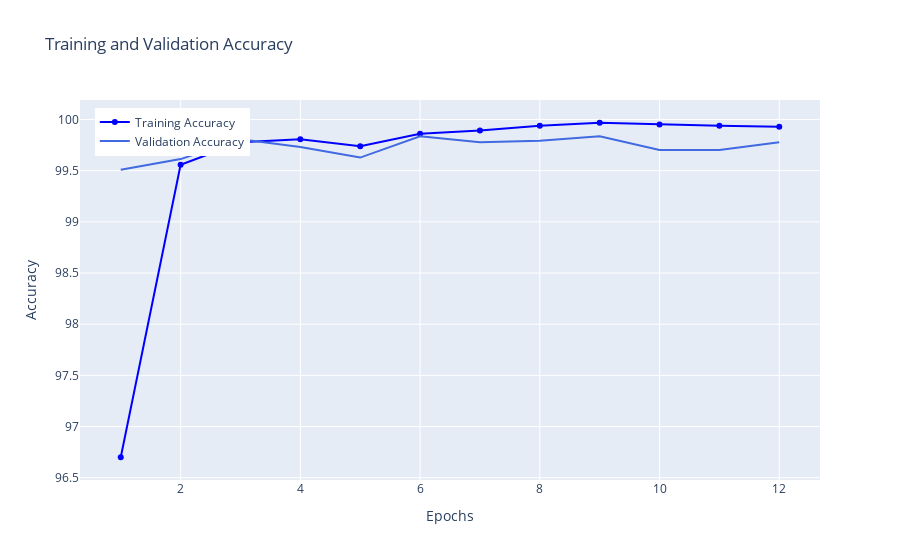

Notebook code cell kept with this figure:
### Code cell
# Create interactive line chart for accuracy
fig = go.Figure()

for y, name, color, mode in [(acc, 'Training Accuracy', 'blue', 'lines+markers'),
                             (val_acc, 'Validation Accuracy', 'royalblue', 'lines')]:
    fig.add_trace(go.Scatter(x=epochs, y=y, mode=mode, name=name, line=dict(color=color)))

fig.update_layout(
    title='Training and Validation Accuracy',
    xaxis_title='Epochs',
    yaxis_title='Accuracy',
    legend=dict(x=0.02, y=0.98)
)

fig.show()

### Figure 1 — Plotly figure (JSON) as saved in the notebook; plotly's stock layout.template omitted (floating-point values rounded to 4 significant figures)
{"data": [{"line": {"color": "blue"}, "mode": "lines+markers", "name": "Training Accuracy", "type": "scatter", "x": [1, 2, 3, 4, 5, 6, 7, 8, 9, 10, 11, 12], "y": [96.7, 99.56, 99.78, 99.81, 99.74, 99.86, 99.89, 99.94, 99.97, 99.95, 99.94, 99.93]}, {"line": {"color": "royalblue"}, "mode": "lines", "name": "Validation Accuracy", "type": "scatter", "x": [1, 2, 3, 4, 5, 6, 7, 8, 9, 10, 11, 12], "y": [99.51, 99.61, 99.81, 99.73, 99.63, 99.84, 99.78, 99.79, 99.84, 99.7, 99.7, 99.78]}], "layout": {"legend": {"x": 0.02, "y": 0.98}, "title": {"text": "Training and Validation Accuracy"}, "xaxis": {"title": {"text": "Epochs"}}, "yaxis": {"title": {"text": "Accuracy"}}}}
